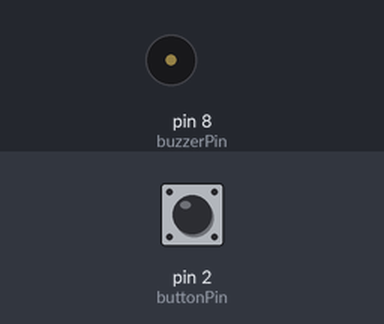
A sketch run on a simulated Arduino Uno, built with avr-gcc and run on an emulated ATmega328P. On the bench: buzzer (waves = sounding, pin HIGH). The inputs (shaded band) are chosen by the test bench; at power-on: pin 2 (buttonPin) LOW.

Above: at 1.2 s.
1.3 s: pin 2 (buttonPin) pulled HIGH for 0.15 s
At 1.37 s:
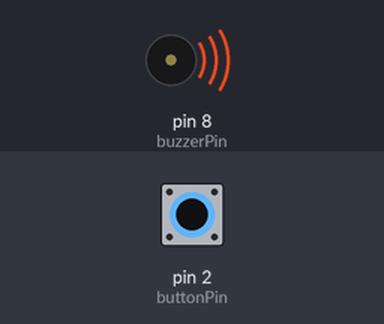
2.9 s: pin 2 (buttonPin) pulled HIGH for 3.2 s
At 6.9 s:
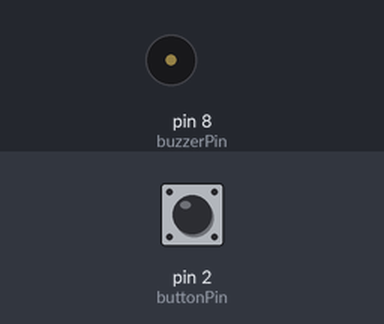
Timing chart, 0 to 8.4 s (numbered marks = the images above; inputs shaded):
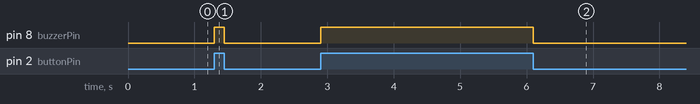

Measured:
- after the input at 1.3 s, pin 8 (buzzerPin): LOW → HIGH at once, → LOW 0.15 s later
- after the input at 2.9 s, pin 8 (buzzerPin): LOW → HIGH at once, → LOW 3.2 s later

The sketch:

Simple_Alarm_System_Code.ino
```cpp
// Define pin numbers
const int buttonPin = 2;    // Pin where the button is connected
const int buzzerPin = 8;    // Pin where the buzzer is connected

// Variables to store button state
int buttonState = 0;

void setup() {
  // Initialize the button pin as an input
  pinMode(buttonPin, INPUT);

  // Initialize the buzzer pin as an output
  pinMode(buzzerPin, OUTPUT);
}

void loop() {
  // Read the state of the button
  buttonState = digitalRead(buttonPin);

  // Check if the button is pressed
  if (buttonState == HIGH) {
    // Turn the buzzer on
    digitalWrite(buzzerPin, HIGH);
  } else {
    // Turn the buzzer off
    digitalWrite(buzzerPin, LOW);
  }
}
```
